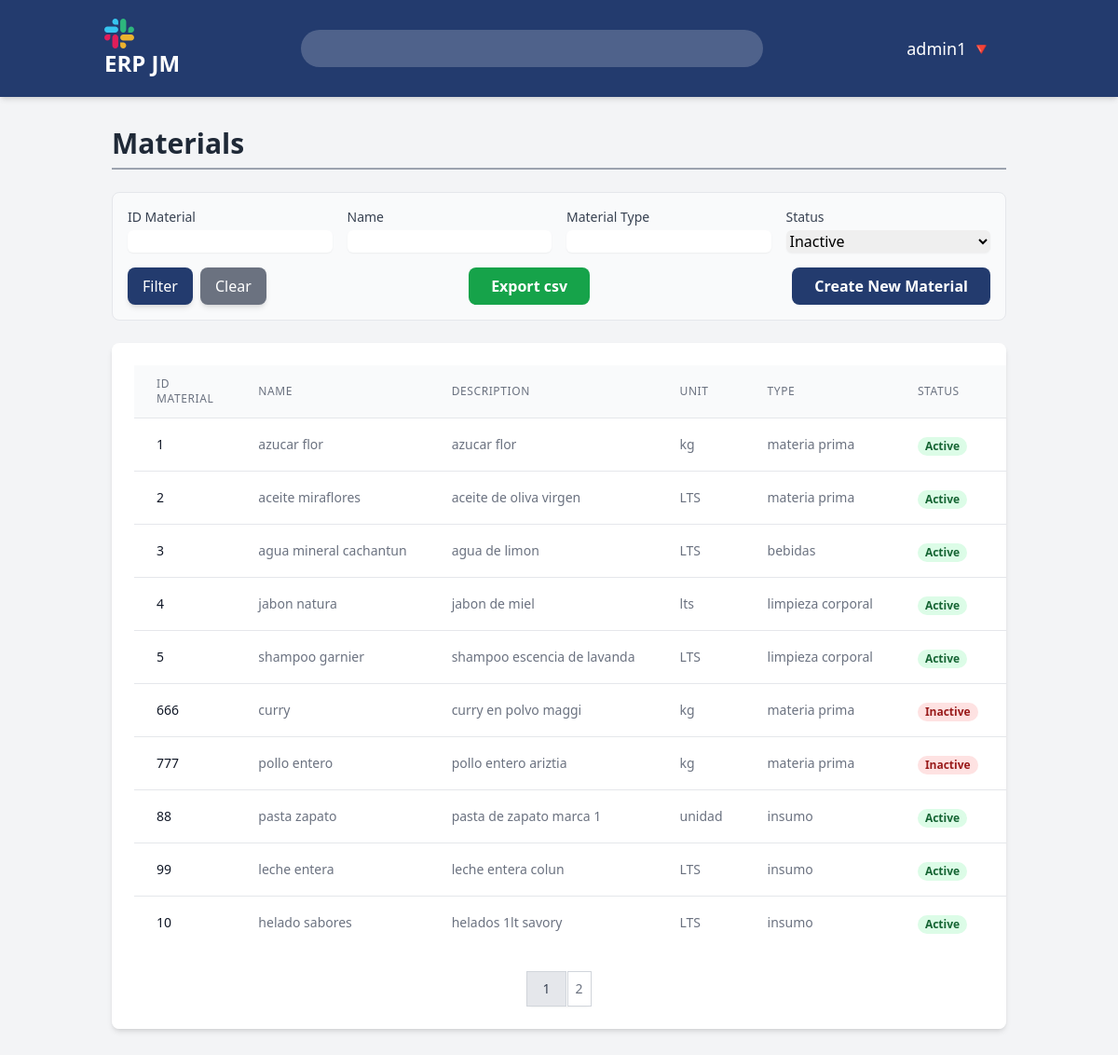
The page /materials/ (signed in) on the database its author committed.
### users/models.py (models this page shows)
class User(AbstractUser):
    user_id = models.AutoField(primary_key=True)
    username = models.CharField(max_length=150, unique=True)
    password = models.CharField(max_length=128)
    USERNAME_FIELD = 'username'
    class Meta:
        db_table = 'users'
        verbose_name = 'User'
        verbose_name_plural = 'Users'

### materials/models.py (models this page shows, shortened)
class Material(models.Model):
    id_material = models.CharField(max_length=50, null= True, blank=True,verbose_name="Material_ID")
    name = models.CharField(max_length=100, verbose_name="Name")
    description = models.TextField(max_length=250, blank=True, verbose_name="Description")
    unit = models.CharField(max_length=50, verbose_name="Unit measure")
    material_type = models.CharField(max_length=50, verbose_name="Material type")
    status = models.CharField(max_length=50,verbose_name="Status")
    create_at = models.DateTimeField(auto_now_add=True)
    update_at = models.DateTimeField(auto_now=True)
    created_by = models.ForeignKey(settings.AUTH_USER_MODEL, on_delete= models.SET_NULL, null= True)
    class Meta:
        verbose_name = "Material"
        verbose_name_plural = "Materials"

### materials/views.py (the view, shortened to what this page needs)
# urls.py: path('',views.materials_list,name='materials_list'),
@login_required
def materials_list(request):
    max_permission = UserRole.objects.filter(user_id=request.user).aggregate(max_permission=models.Max('role__materials'))['max_permission'] or 0
    if max_permission == 0:
        return redirect('dashboard')
    materials_list = Material.objects.all()
    id_material = request.GET.get('id_material')
    name = request.GET.get('name')
    material_type = request.GET.get('material_type')
    status = request.GET.get('status')
    if id_material:
        materials_list = materials_list.filter(id_material__icontains=id_material)
    if name:
        materials_list = materials_list.filter(name__icontains=name)
    if material_type:
        materials_list = materials_list.filter(material_type__icontains=material_type)
    if status is not None and status !='':
        materials_list = materials_list.filter(status=status)
    paginator = Paginator(materials_list,10)
    page_number = request.GET.get('page')
    page_obj = paginator.get_page(page_number)
    return render(request, 'materials/materials_list.html', {'page_obj': page_obj})

### core/context_processors.py (called while the page is built)
def get_permissions(request):
    permissions = { # ? asume por defecto que el valor de cada modulo es 0
        'customers': 0,
        'suppliers': 0,
        'materials': 0,
        'purchases': 0,
        'sales': 0,
        'inventory': 0,
        'accounting': 0,
        'reporting': 0,
    }
    roles = []
    if request.user.is_authenticated:
        user_roles = UserRole.objects.filter(user_id=request.user.pk)
        roles = [ur.role.role_name for ur in user_roles]
        for user_role in user_roles: # ? va recorriendo 1 a 1 cada modulo
            role = user_role.role
            for module in permissions.keys():
                current_permission = getattr(role,module,0)
                if current_permission > permissions[module]:
                    permissions[module] = current_permission
    return {'permissions': permissions, 'roles': roles}

### materials/templates/materials/materials_list.html (shortened to what this page needs)
{% extends "core/base.html" %}
{% load static %}
{% block content %}
<h2 class="text-3xl font-bold text-gray-800 mb-6 border-b-2 border-gray-400 pb-2">Materials</h2>
<div class="mb-6 p-4 border rounded-lg bg-gray-50">
    <form method="get" action="{% url 'materials:materials_list' %}" class="grid grid-cols-1 md:grid-cols-4 gap-4 items-end">
        <div class="col-span-1">
            <label for="id_material" class="block text-sm font-medium text-gray-700">ID Material</label>
            <input type="text" name="id_material" id="id_material" value="{{request.GET.id_material}}" class="mt-1 block w-full rounded-md border-gray-300 shadow-sm focus:border-indigo-300 focus:ring-indigo-200 focus:ring-opacity-50">
        </div>
        <div class="col-span-1">
            <label for="name" class="block text-sm font-medium text-gray-700">Name</label>
            <input type="text" name="name" id="name" value="{{request.GET.name}}" class="mt-1 block w-full rounded-md border-gray-300 shadow-sm focus:border-indigo-300 focus:ring-indigo-200 focus:ring-opacity-50">
        </div>
        <div class="col-span-1">
            <label for="material_type" class="block text-sm font-medium text-gray-700">Material Type</label>
            <input type="text" name="material_type" id="material_type" value="{{request.GET.material_type}}" class="mt-1 block w-full rounded-md border-gray-300 shadow-sm focus:border-indigo-300 focus:ring-indigo-200 focus:ring-opacity-50">
        </div>
        <div class="col-span-1">
            <label for="status" class="block text-sm font-medium text-gray-700">Status</label>
            <select name="status" id="status" class="mt-1 block w-full rounded-md border-gray-300 shadow-sm focus:border-indigo-300 focus:ring-indigo-200 focus:ring-opacity-50">
            <option value="Inactive" {% if not request.GET.status == "Inactive" %}selected{% endif %}>Inactive</option>
            </select>
        </div>
<div class="col-span-1 md:col-span-4">
    <div class="flex items-center justify-between">
        <div class="flex space-x-2">
            <button type="submit" class="w-full md:w-auto bg-[#233b6e] text-white px-4 py-2 rounded-lg shadow-md hover:bg-[#1a2c53] transition-colors duration-300">Filter</button>
            <a href="{% url 'materials:materials_list' %}" class="w-full md:w-auto bg-gray-500 text-white px-4 py-2 rounded-lg shadow-md hover:bg-gray-600 transition-colors duration-300 text-center">Clear</a>
        </div>
        <div class="flex items-center space-x-2 mt-4 md:mt-0">
            <a href="?export=csv" class="bg-green-600 text-white font-semibold py-2 px-6 rounded-lg transition-colors duration-300 hover:bg-green-700">
                Export csv
            </a>
        </div>
        {% if permissions.materials >= 2 %}
        <a href="{% url 'materials:material_create' %}" class="bg-[#233b6e] text-white font-semibold py-2 px-6 rounded-lg text-center transition-colors duration-300 hover:bg-[#1a2c53]">Create New Material</a>
        {% endif %}
    </div>
</div>
</form>
</div>
<div class="bg-white p-6 rounded-lg shadow-md overflow-x-auto">
    <table class="min-w-full divide-y divide-gray-200">
        <thead class="bg-gray-50">
            <tr>
                <th scope="col" class="px-6 py-3 text-left text-xs font-medium text-gray-500 uppercase tracking-wider">ID Material</th>
                <th scope="col" class="px-6 py-3 text-left text-xs font-medium text-gray-500 uppercase tracking-wider">Name</th>
                <th scope="col" class="px-6 py-3 text-left text-xs font-medium text-gray-500 uppercase tracking-wider">Description</th>
                <th scope="col" class="px-6 py-3 text-left text-xs font-medium text-gray-500 uppercase tracking-wider">Unit</th>
                <th scope="col" class="px-6 py-3 text-left text-xs font-medium text-gray-500 uppercase tracking-wider">Type</th>
                <th scope="col" class="px-6 py-3 text-left text-xs font-medium text-gray-500 uppercase tracking-wider">Status</th>
                <th scope="col" class="px-6 py-3 text-left text-xs font-medium text-gray-500 uppercase tracking-wider">User</th>
            </tr>
        </thead>
        <tbody class="bg-white divide-y divide-gray-200">
            {% for material in page_obj %}
            <tr>
                <td class="px-6 py-4 whitespace-nowrap text-sm font-medium text-gray-900">{{material.id_material}}</td>
                <td class="px-6 py-4 whitespace-nowrap text-sm text-gray-500">{{material.name}}</td>
                <td class="px-6 py-4 whitespace-nowrap text-sm text-gray-500">{{material.description}}</td>
                <td class="px-6 py-4 whitespace-nowrap text-sm text-gray-500">{{material.unit}}</td>
                <td class="px-6 py-4 whitespace-nowrap text-sm text-gray-500">{{material.material_type}}</td>
                <td class="px-6 py-4 whitespace-nowrap">
                    <span class="px-2 inline-flex text-xs leading-5 font-semibold rounded-full {% if material.status == 'Active' %} bg-green-100 text-green-800 {% else %} bg-red-100 text-red-800 {% endif %}">
                        {{material.status}}
                    </span>
                </td>
                <td class="px-6 py-4 whitespace-nowrap text-sm text-gray-900">{{material.created_by.username}}</td>
            </tr>
        {% empty %}
        <tr>
            <td colspan="7" class="px-6 py-4 whitespace-nowrap text-sm text-gray-500 text-center">No materials found</td>
        </tr>
        {% endfor %}
        </tbody>
    </table>
{% if page_obj.has_other_pages %}
<div class="flex justify-center mt-6">
    <nav class="relative z-0 inline-flex rounded-md shadow-sm space-x-px" aria-label="Pagination">
        {% for i in page_obj.paginator.page_range %}
        {% if page_obj.number == i %}
        <span class="relative inline-flex items-center px-4 py-2 border border-gray-300 bg-gray-200 text-sm font-medium text-gray-700">
            {{ i }}
        </span>
        {% else %}
        <a href="?page={{ i }}&id_material={{request.GET.id_material}}&name={{request.Get.name}}&material_type={{request.GET.material_type}}&status={{request.GET.status}}"
        class="relative inline-flex items-center px-2 py-2 border border-gray-300 bg-white text-sm font-medium text-gray-500 hover:bg-gray-50"
        >
            {{ i }}
        </a>
        {% endif %}
        {% endfor %}
    </nav>
</div>
{% endif %}
</div>
{% endblock content %}

### core/templates/core/base.html (shortened to what this page needs)
{% load static %}
 <!DOCTYPE html>
 <html lang="en">
 <head>
    <script src="https://cdn.tailwindcss.com"></script>
 </head>
 <body class="bg-gray-100 font-sans">
    <nav class="bg-[#233b6e] text-white shadow-md">
        <div class="container mx-auto px-4 py-4 flex flex-col md:flex-row justify-between items-center space-y-4 md:space-y-0">
            <a href="{% url 'dashboard' %}" class="text-2xl font-bold rounded-lg px-2 py-1 transition-all hover:bg-white/10">
                <img src="{% static 'img/logo.svg' %}" alt="ERP JM" class="h-8 w-8">
                <span>ERP JM</span>
            </a>
            <div class="relative w-full md:w-1/2">
                <input type="text"
                id="transaction-input"
                class="w-full bg-white/20 text-white rounded-full py-2 pl-10 pr-4 focus:outline-none focus:ring-2 focus:ring-white/50 placeholder-gray-300">
            </div>
            <div class="flex items-center space-x-6">
                <div class="relative">
                    <button id="user-menu-button"
                    class="flex items-center space-x-2 text-lg font-medium transition-all hover:bg-white/10 p-2 rounded-lg">
                        <span>{{ user.first_name|default:user.username }} 🔻</span>
                        <svg xmlns="http://www.w3.org/2000/svg" width="16" height="16" viewBox="0 0 24 24" fill="none" stroke="currentColor" stroke-width="2" stroke-linecap="round" stroke-linejoin="round" class="lucide lucide-circle-user">
                    </button>
                </div>
            </div>
        </div>
    </nav>
    <main class="container mx-auto p-8">
        {% block content %}
        {% endblock content %}
    </main>
 </body>
 </html>

### rows shown on the page
User: first_name "admin1"
Material: id_material "1", name "azucar flor", description "azucar flor", unit "kg", material_type "materia prima", status "Active"
Material: id_material "2", name "aceite miraflores", description "aceite de oliva virgen", unit "LTS", material_type "materia prima", status "Active"
Material: id_material "3", name "agua mineral cachantun", description "agua de limon", unit "LTS", material_type "bebidas", status "Active"
Material: id_material "4", name "jabon natura", description "jabon de miel", unit "lts", material_type "limpieza corporal", status "Active"
Material: id_material "5", name "shampoo garnier", description "shampoo escencia de lavanda", unit "LTS", material_type "limpieza corporal", status "Active"
Material: id_material "666", name "curry", description "curry en polvo maggi", unit "kg", material_type "materia prima", status "Inactive"
Material: id_material "777", name "pollo entero", description "pollo entero ariztia", unit "kg", material_type "materia prima", status "Inactive"
Material: id_material "88", name "pasta zapato", description "pasta de zapato marca 1", unit "unidad", material_type "insumo", status "Active"
Material: id_material "99", name "leche entera", description "leche entera colun", unit "LTS", material_type "insumo", status "Active"
Material: id_material "10", name "helado sabores", description "helados 1lt savory", unit "LTS", material_type "insumo", status "Active"

### other values the page prints
{{ i }} "1"
{{ i }} "2"
